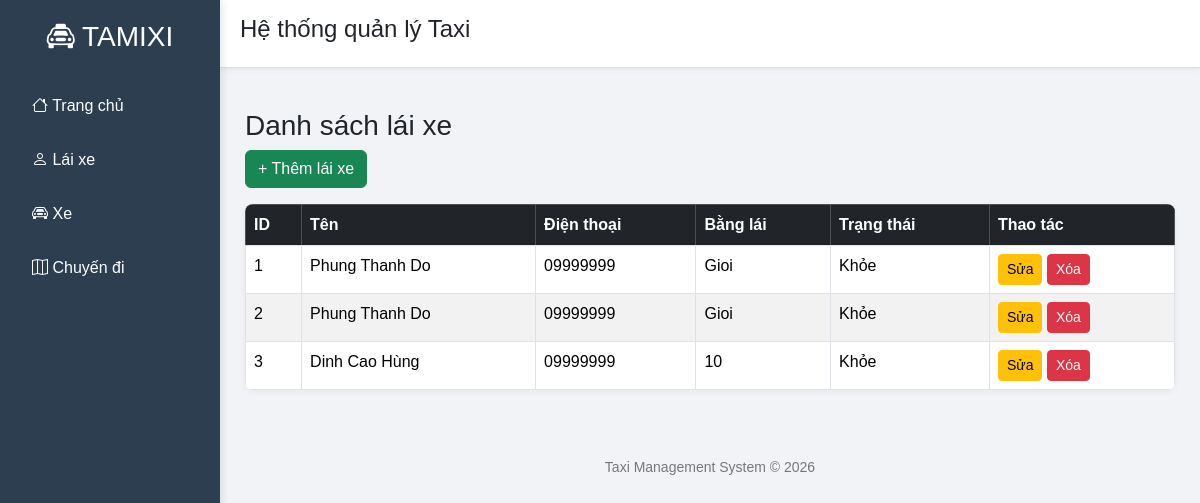
Before: /drivers with the older database file.
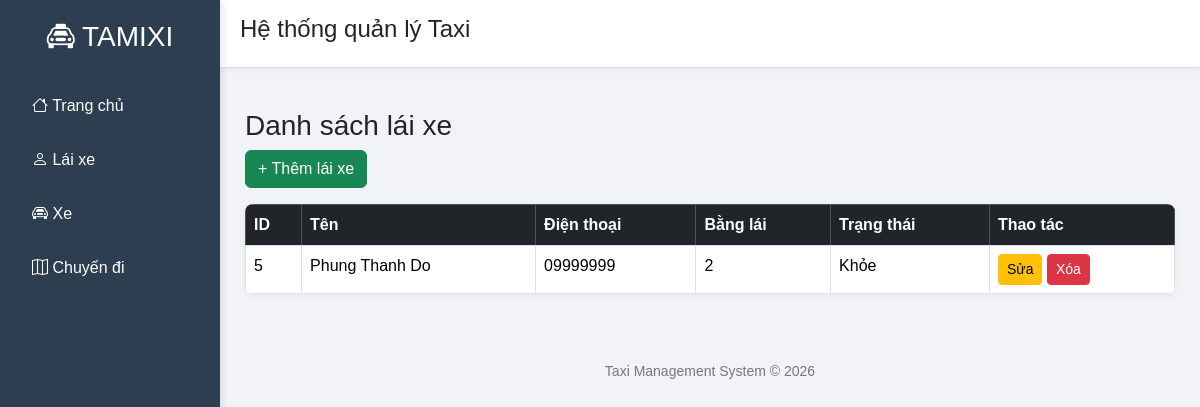
After: the same page with the newer database file.
### tables this page shows
CREATE TABLE Drivers (
    driver_id INTEGER PRIMARY KEY AUTOINCREMENT,
    name TEXT NOT NULL,
    phone TEXT,
    license_number TEXT,
    status TEXT
);

### app.py (the view)
@app.route("/drivers")
def index():
    conn = get_db()
    cursor = conn.cursor()
    cursor.execute("SELECT * FROM Drivers")
    drivers = cursor.fetchall()
    conn.close()
    return render_template("index.html", drivers=drivers)

### app.py (called while the page is built)
def get_db():
    conn = sqlite3.connect("taxi.db")
    conn.row_factory = sqlite3.Row
    return conn

### templates/index.html (shortened to what this page needs)
{% extends "layout.html" %}
{% block content %}
<h3>Danh sách lái xe</h3>
<a href="/add" class="btn btn-success mb-3">+ Thêm lái xe</a>
<table class="table table-bordered table-striped table-hover">
    <thead class="table-dark">
    <tr>
        <th>ID</th>
        <th>Tên</th>
        <th>Điện thoại</th>
        <th>Bằng lái</th>
        <th>Trạng thái</th>
        <th>Thao tác</th>
    </tr>
</thead>
{% for d in drivers %}
<tr>
<td>{{d.driver_id}}</td>
<td>{{d.name}}</td>
<td>{{d.phone}}</td>
<td>{{d.license_number}}</td>
<td>{{d.status}}</td>
<td>
<a href="/edit/{{d.driver_id}}" class="btn btn-warning btn-sm">Sửa</a>
<a href="{{ url_for('delete_driver', id=d.driver_id) }}"
   class="btn btn-danger btn-sm"
   onclick="return confirm('Bạn chắc chắn muốn xóa?')">
   Xóa
</a>
</td>
</tr>
{% endfor %}
</table>
{% endblock %}

Changed rows visible on the page:
removed Drivers: driver_id "1", name "Phung Thanh Do", phone "09999999", license_number "Gioi", status "Khỏe"
removed Drivers: driver_id "2", name "Phung Thanh Do", phone "09999999", license_number "Gioi", status "Khỏe"
removed Drivers: driver_id "3", name "Dinh Cao Hùng", phone "09999999", license_number "10", status "Khỏe"
added Drivers: driver_id "5", name "Phung Thanh Do", phone "09999999", license_number "2", status "Khỏe"
